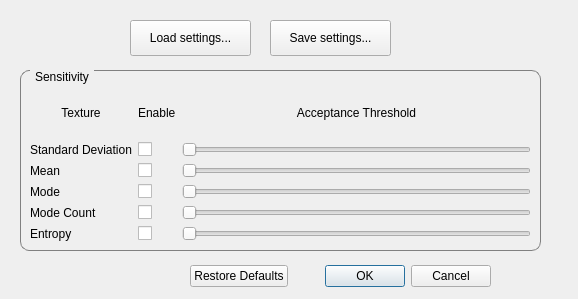
<?xml version="1.0" encoding="UTF-8"?>
<ui version="4.0">
 <class>SettingsDialog</class>
 <widget class="QDialog" name="SettingsDialog">
  <property name="geometry">
   <rect>
    <x>0</x>
    <y>0</y>
    <width>578</width>
    <height>299</height>
   </rect>
  </property>
  <property name="windowTitle">
   <string>Texture Vector Threshold Settings</string>
  </property>
  <widget class="QDialogButtonBox" name="button_box">
   <property name="geometry">
    <rect>
     <x>190</x>
     <y>260</y>
     <width>301</width>
     <height>32</height>
    </rect>
   </property>
   <property name="orientation">
    <enum>Qt::Horizontal</enum>
   </property>
   <property name="standardButtons">
    <set>QDialogButtonBox::Cancel|QDialogButtonBox::Ok|QDialogButtonBox::RestoreDefaults</set>
   </property>
  </widget>
  <widget class="QPushButton" name="load_pb">
   <property name="geometry">
    <rect>
     <x>130</x>
     <y>20</y>
     <width>121</width>
     <height>36</height>
    </rect>
   </property>
   <property name="toolTip">
    <string>Open saved settings</string>
   </property>
   <property name="text">
    <string>Load settings...</string>
   </property>
  </widget>
  <widget class="QPushButton" name="save_pb">
   <property name="geometry">
    <rect>
     <x>270</x>
     <y>20</y>
     <width>121</width>
     <height>36</height>
    </rect>
   </property>
   <property name="text">
    <string>Save settings...</string>
   </property>
  </widget>
  <widget class="QGroupBox" name="groupBox_3">
   <property name="geometry">
    <rect>
     <x>20</x>
     <y>70</y>
     <width>521</width>
     <height>181</height>
    </rect>
   </property>
   <property name="layoutDirection">
    <enum>Qt::LeftToRight</enum>
   </property>
   <property name="styleSheet">
    <string notr="true">QGroupBox {
    border: 1px solid gray;
    border-radius: 9px;
    margin-top: 0.5em;
}

QGroupBox::title {
    subcontrol-origin: margin;
    left: 10px;
    padding: 0 3px 0 3px;
}</string>
   </property>
   <property name="title">
    <string>Sensitivity</string>
   </property>
   <widget class="QWidget" name="gridLayoutWidget">
    <property name="geometry">
     <rect>
      <x>10</x>
      <y>20</y>
      <width>501</width>
      <height>151</height>
     </rect>
    </property>
    <layout class="QGridLayout" name="gridLayout">
     <item row="4" column="1">
      <widget class="QCheckBox" name="use3_cb">
       <property name="text">
        <string/>
       </property>
      </widget>
     </item>
     <item row="1" column="1">
      <widget class="QCheckBox" name="use0_cb">
       <property name="text">
        <string/>
       </property>
      </widget>
     </item>
     <item row="2" column="1">
      <widget class="QCheckBox" name="use1_cb">
       <property name="text">
        <string/>
       </property>
      </widget>
     </item>
     <item row="1" column="3">
      <widget class="QSlider" name="slider0">
       <property name="maximum">
        <number>255</number>
       </property>
       <property name="orientation">
        <enum>Qt::Horizontal</enum>
       </property>
      </widget>
     </item>
     <item row="3" column="1">
      <widget class="QCheckBox" name="use2_cb">
       <property name="text">
        <string/>
       </property>
      </widget>
     </item>
     <item row="5" column="1">
      <widget class="QCheckBox" name="use4_cb">
       <property name="text">
        <string/>
       </property>
      </widget>
     </item>
     <item row="2" column="3">
      <widget class="QSlider" name="slider1">
       <property name="maximum">
        <number>255</number>
       </property>
       <property name="orientation">
        <enum>Qt::Horizontal</enum>
       </property>
      </widget>
     </item>
     <item row="3" column="3">
      <widget class="QSlider" name="slider2">
       <property name="maximum">
        <number>255</number>
       </property>
       <property name="orientation">
        <enum>Qt::Horizontal</enum>
       </property>
      </widget>
     </item>
     <item row="4" column="3">
      <widget class="QSlider" name="slider3">
       <property name="maximum">
        <number>255</number>
       </property>
       <property name="orientation">
        <enum>Qt::Horizontal</enum>
       </property>
      </widget>
     </item>
     <item row="5" column="3">
      <widget class="QSlider" name="slider4">
       <property name="maximum">
        <number>255</number>
       </property>
       <property name="orientation">
        <enum>Qt::Horizontal</enum>
       </property>
      </widget>
     </item>
     <item row="3" column="0">
      <widget class="QLabel" name="label_5">
       <property name="text">
        <string>Mode</string>
       </property>
      </widget>
     </item>
     <item row="0" column="0">
      <widget class="QLabel" name="label_8">
       <property name="toolTip">
        <string>Texture Vector Element</string>
       </property>
       <property name="text">
        <string>Texture</string>
       </property>
       <property name="alignment">
        <set>Qt::AlignCenter</set>
       </property>
      </widget>
     </item>
     <item row="4" column="0">
      <widget class="QLabel" name="label_6">
       <property name="text">
        <string>Mode Count</string>
       </property>
      </widget>
     </item>
     <item row="0" column="1">
      <widget class="QLabel" name="label_9">
       <property name="toolTip">
        <string>Enable this Texture</string>
       </property>
       <property name="text">
        <string>Enable</string>
       </property>
      </widget>
     </item>
     <item row="0" column="3">
      <widget class="QLabel" name="label_11">
       <property name="toolTip">
        <string>Similarity Threshold</string>
       </property>
       <property name="text">
        <string>Acceptance Threshold</string>
       </property>
       <property name="alignment">
        <set>Qt::AlignCenter</set>
       </property>
      </widget>
     </item>
     <item row="1" column="0">
      <widget class="QLabel" name="label_3">
       <property name="text">
        <string>Standard Deviation</string>
       </property>
      </widget>
     </item>
     <item row="5" column="0">
      <widget class="QLabel" name="label_7">
       <property name="text">
        <string>Entropy</string>
       </property>
      </widget>
     </item>
     <item row="2" column="0">
      <widget class="QLabel" name="label_4">
       <property name="text">
        <string>Mean</string>
       </property>
      </widget>
     </item>
    </layout>
   </widget>
  </widget>
 </widget>
 <resources/>
 <connections>
  <connection>
   <sender>button_box</sender>
   <signal>accepted()</signal>
   <receiver>SettingsDialog</receiver>
   <slot>accept()</slot>
   <hints>
    <hint type="sourcelabel">
     <x>248</x>
     <y>254</y>
    </hint>
    <hint type="destinationlabel">
     <x>157</x>
     <y>274</y>
    </hint>
   </hints>
  </connection>
  <connection>
   <sender>button_box</sender>
   <signal>rejected()</signal>
   <receiver>SettingsDialog</receiver>
   <slot>reject()</slot>
   <hints>
    <hint type="sourcelabel">
     <x>316</x>
     <y>260</y>
    </hint>
    <hint type="destinationlabel">
     <x>286</x>
     <y>274</y>
    </hint>
   </hints>
  </connection>
 </connections>
</ui>
